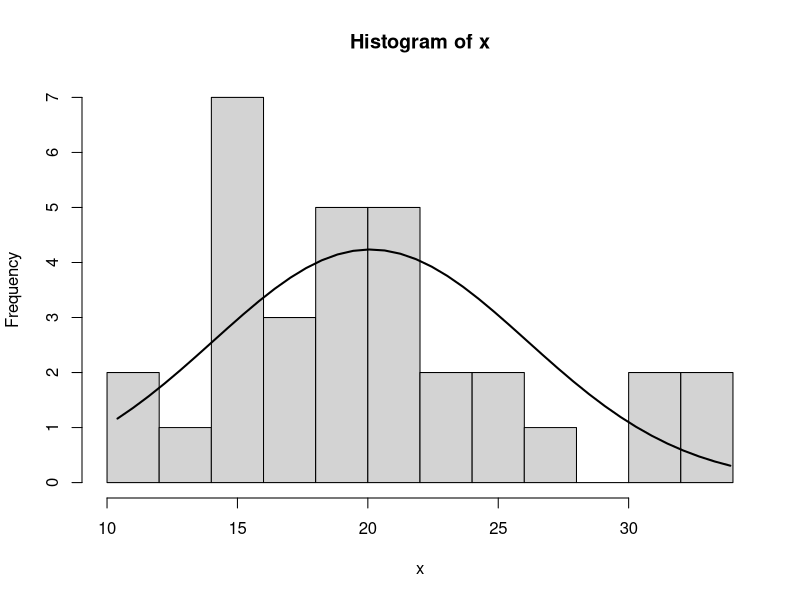

R code for this plot:
x <- mtcars$mpg
svg(filename="hist.svg", 
    width=8, 
    height=6)
h <- hist(x, breaks=10)
xfit <- seq(min(x),max(x),length=40)
yfit <- dnorm(xfit,mean=mean(x),sd=sd(x))
yfit <- yfit * diff(h$mids[1:2]) * length(x)
lines(xfit, yfit, lwd=2)
dev.off()